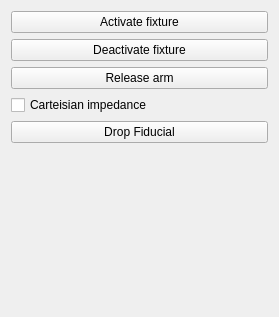
<?xml version="1.0" encoding="UTF-8"?>
<ui version="4.0">
 <class>VirtualFixtureLumpectomy</class>
 <widget class="qMRMLWidget" name="VirtualFixtureLumpectomy">
  <property name="geometry">
   <rect>
    <x>0</x>
    <y>0</y>
    <width>279</width>
    <height>317</height>
   </rect>
  </property>
  <layout class="QVBoxLayout" name="verticalLayout">
   <item>
    <widget class="QPushButton" name="activateFixtureButton">
     <property name="text">
      <string>Activate fixture</string>
     </property>
    </widget>
   </item>
   <item>
    <widget class="QPushButton" name="deactivateFixtureButton">
     <property name="text">
      <string>Deactivate fixture</string>
     </property>
    </widget>
   </item>
   <item>
    <widget class="QPushButton" name="releaseArmButton">
     <property name="text">
      <string>Release arm</string>
     </property>
    </widget>
   </item>
   <item>
    <widget class="QCheckBox" name="cartesianImpedanceCheckbox">
     <property name="text">
      <string>Carteisian impedance </string>
     </property>
    </widget>
   </item>
   <item>
    <widget class="QPushButton" name="dropFiducialButton">
     <property name="text">
      <string>Drop Fiducial</string>
     </property>
    </widget>
   </item>
   <item>
    <spacer name="verticalSpacer">
     <property name="orientation">
      <enum>Qt::Vertical</enum>
     </property>
     <property name="sizeHint" stdset="0">
      <size>
       <width>20</width>
       <height>40</height>
      </size>
     </property>
    </spacer>
   </item>
  </layout>
 </widget>
 <customwidgets>
  <customwidget>
   <class>qMRMLWidget</class>
   <extends>QWidget</extends>
   <header>qMRMLWidget.h</header>
   <container>1</container>
  </customwidget>
 </customwidgets>
 <resources/>
 <connections/>
</ui>
